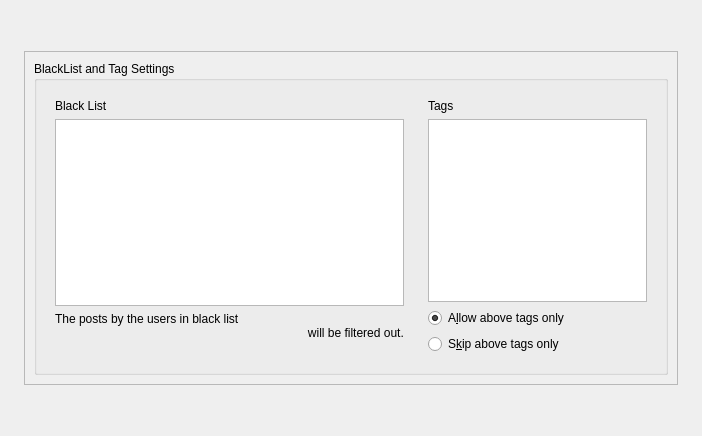
<?xml version="1.0" encoding="UTF-8"?>
<ui version="4.0">
    <class>Form</class>
    <widget class="QWidget" name="Form">
        <property name="geometry">
            <rect>
                <x>0</x>
                <y>0</y>
                <width>702</width>
                <height>436</height>
            </rect>
        </property>
        <property name="sizePolicy">
            <sizepolicy hsizetype="Minimum" vsizetype="Minimum">
                <horstretch>0</horstretch>
                <verstretch>0</verstretch>
            </sizepolicy>
        </property>
        <property name="windowTitle">
            <string>Form</string>
        </property>
        <layout class="QVBoxLayout" name="verticalLayout_3">
            <item>
                <spacer name="verticalSpacer">
                    <property name="orientation">
                        <enum>Qt::Vertical</enum>
                    </property>
                    <property name="sizeHint" stdset="0">
                        <size>
                            <width>20</width>
                            <height>40</height>
                        </size>
                    </property>
                </spacer>
            </item>
            <item>
                <widget class="QWidget" name="widget_3" native="true">
                    <layout class="QHBoxLayout" name="horizontalLayout_2">
                        <item>
                            <spacer name="horizontalSpacer">
                                <property name="orientation">
                                    <enum>Qt::Horizontal</enum>
                                </property>
                                <property name="sizeHint" stdset="0">
                                    <size>
                                        <width>40</width>
                                        <height>20</height>
                                    </size>
                                </property>
                            </spacer>
                        </item>
                        <item>
                            <widget class="QFrame" name="frame">
                                <property name="frameShape">
                                    <enum>QFrame::StyledPanel</enum>
                                </property>
                                <property name="frameShadow">
                                    <enum>QFrame::Raised</enum>
                                </property>
                                <layout class="QHBoxLayout" name="horizontalLayout">
                                    <item>
                                        <widget class="QGroupBox" name="groupBox">
                                            <property name="title">
                                                <string>BlackList and Tag Settings</string>
                                            </property>
                                            <layout class="QHBoxLayout" name="horizontalLayout_3">
                                                <item>
                                                    <widget class="QWidget" name="widget_2" native="true">
                                                        <layout class="QVBoxLayout" name="verticalLayout_2">
                                                            <item>
                                                                <widget class="QLabel" name="label_2">
                                                                    <property name="text">
                                                                        <string>Black List</string>
                                                                    </property>
                                                                </widget>
                                                            </item>
                                                            <item>
                                                                <widget class="QPlainTextEdit" name="black_list_text"/>
                                                            </item>
                                                            <item>
                                                                <widget class="QLabel" name="label_3">
                                                                    <property name="text">
                                                                        <string>The posts by the users in black list
                                                                            will be filtered out.
                                                                        </string>
                                                                    </property>
                                                                </widget>
                                                            </item>
                                                        </layout>
                                                    </widget>
                                                </item>
                                                <item>
                                                    <widget class="QWidget" name="widget" native="true">
                                                        <layout class="QVBoxLayout" name="verticalLayout">
                                                            <item>
                                                                <widget class="QLabel" name="label">
                                                                    <property name="text">
                                                                        <string>Tags</string>
                                                                    </property>
                                                                </widget>
                                                            </item>
                                                            <item>
                                                                <widget class="QPlainTextEdit" name="tag_text"/>
                                                            </item>
                                                            <item>
                                                                <widget class="QRadioButton" name="allow_radio">
                                                                    <property name="toolTip">
                                                                        <string>&lt;html&gt;&lt;head/&gt;&lt;body&gt;&lt;p
                                                                            align=&quot;center&quot;&gt;Only the posts
                                                                            which contain above tags will be considered
                                                                            by the program.&lt;/p&gt;&lt;/body&gt;&lt;/html&gt;
                                                                        </string>
                                                                    </property>
                                                                    <property name="text">
                                                                        <string>A&amp;llow above tags only</string>
                                                                    </property>
                                                                    <property name="checked">
                                                                        <bool>true</bool>
                                                                    </property>
                                                                </widget>
                                                            </item>
                                                            <item>
                                                                <widget class="QRadioButton" name="skip_radio">
                                                                    <property name="toolTip">
                                                                        <string>&lt;html&gt;&lt;head/&gt;&lt;body&gt;&lt;p&gt;Posts
                                                                            containing above tags will be skipped. All
                                                                            other posts will be considered.&lt;/p&gt;&lt;/body&gt;&lt;/html&gt;
                                                                        </string>
                                                                    </property>
                                                                    <property name="text">
                                                                        <string>S&amp;kip above tags only</string>
                                                                    </property>
                                                                </widget>
                                                            </item>
                                                        </layout>
                                                    </widget>
                                                </item>
                                            </layout>
                                        </widget>
                                    </item>
                                </layout>
                            </widget>
                        </item>
                        <item>
                            <spacer name="horizontalSpacer_2">
                                <property name="orientation">
                                    <enum>Qt::Horizontal</enum>
                                </property>
                                <property name="sizeHint" stdset="0">
                                    <size>
                                        <width>40</width>
                                        <height>20</height>
                                    </size>
                                </property>
                            </spacer>
                        </item>
                    </layout>
                </widget>
            </item>
            <item>
                <spacer name="verticalSpacer_2">
                    <property name="orientation">
                        <enum>Qt::Vertical</enum>
                    </property>
                    <property name="sizeHint" stdset="0">
                        <size>
                            <width>20</width>
                            <height>40</height>
                        </size>
                    </property>
                </spacer>
            </item>
        </layout>
    </widget>
    <tabstops>
        <tabstop>black_list_text</tabstop>
        <tabstop>tag_text</tabstop>
        <tabstop>allow_radio</tabstop>
        <tabstop>skip_radio</tabstop>
    </tabstops>
    <resources/>
    <connections/>
</ui>
